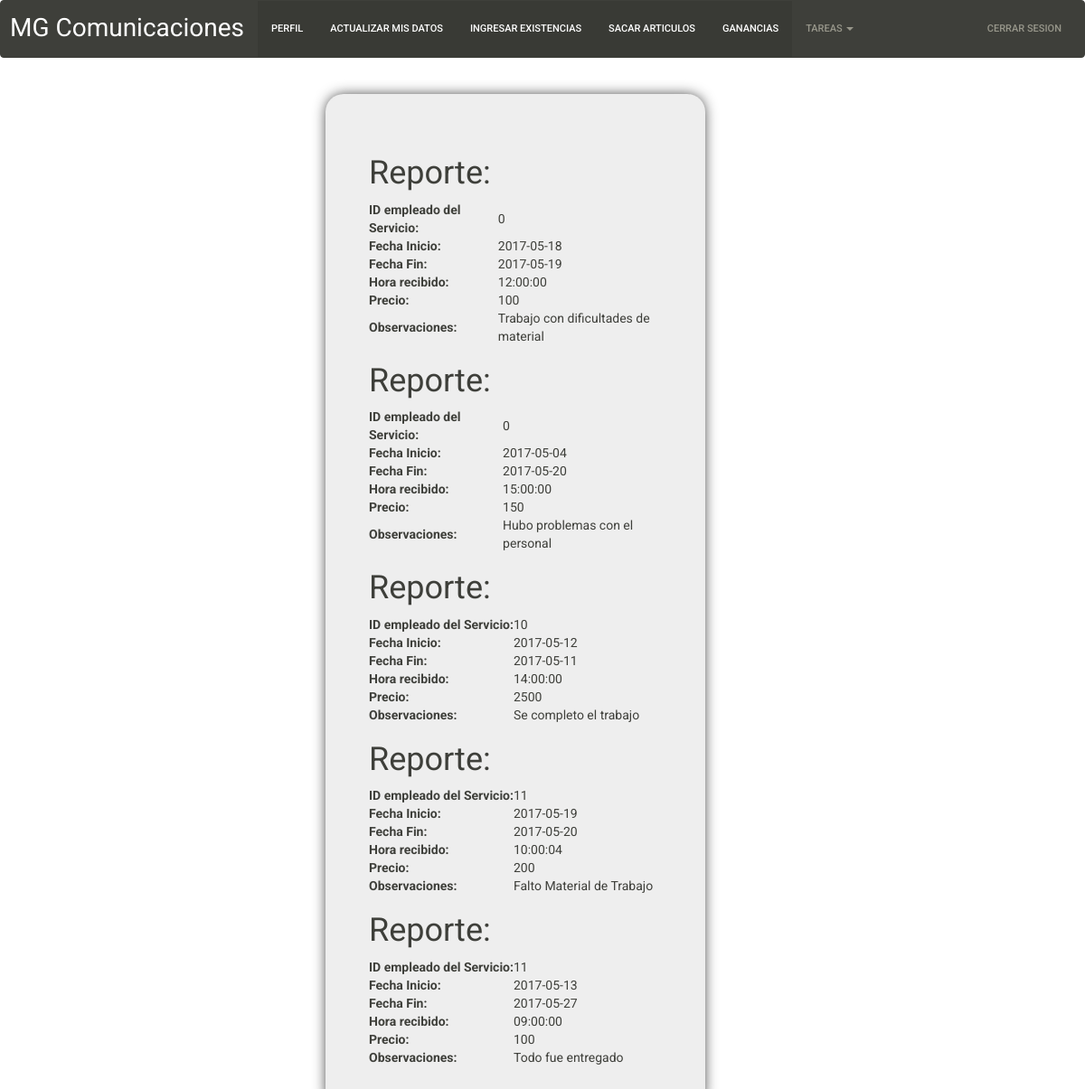
Screenshot of /html/allreportes.php with the database file from the repository.
### tables this page shows
CREATE TABLE IF NOT EXISTS `reporteservicio` (
  `codreporteseservicio` int(5) NOT NULL AUTO_INCREMENT,
  `fechainicio` date NOT NULL,
  `idempleado` int(5) NOT NULL,
  `fechafin` date NOT NULL,
  `horarecibido` time NOT NULL,
  `precioservicio` decimal(30,0) NOT NULL,
  `observaciones` varchar(60) NOT NULL,
  PRIMARY KEY (`codreporteseservicio`)
);

### html/allreportes.php (the view, shortened to what this page needs)
<!DOCTYPE html>
<html lang="es">
<head>
 <link rel="stylesheet" type="text/css" href="../css1/bootstrap.min.css">
    <link rel="stylesheet" type="text/css" href="../css/general.css">
</head>
<body>
<?php
$conecte= new mysqli("localhost","root","","proyecto");
          $consulta = "SELECT fechainicio,fechafin,idempleado,horarecibido,precioservicio,observaciones From reporteservicio";
    $result = $conecte->query($consulta);
    echo '<nav class="navbar navbar-default">
  <div class="container-fluid">
    <div class="navbar-header">
      </button>
      <a class="navbar-brand" href="#">MG Comunicaciones</a>
    </div>
    <div class="collapse navbar-collapse" id="bs-example-navbar-collapse-1">
      <ul class="nav navbar-nav">
        <li class="active"><a href="../php/login.php">PERFIL<span class="sr-only">(current)</span></a></li>
        <li class="active"><a href="../html/ActualizarEmpleado.php">ACTUALIZAR MIS DATOS</a></li>
        <li class="active"><a href="../php/sacar_anadir.php">INGRESAR EXISTENCIAS</a></li>
        <li class="active"><a href="../php/sacar_anadir.php">SACAR ARTICULOS</a></li>
        <li class="active"><a href="../php/repo.php">GANANCIAS</a></li>
        <li class="dropdown">
          <a href="#" class="dropdown-toggle" data-toggle="dropdown" role="button" aria-expanded="false"> Tareas <span class="caret"></span></a>
          <ul class="dropdown-menu" role="menu">
            <li class="active"><a href="../html/Categoria.html">REGISTRAR CATEGORIAS</a></li>
            <li class="active"><a href="../html/Cliente.html">REGISTRAR CLIENTES</a></li>
            <li class="active"><a href="../html/Proveedor.html">REGISTRAR PROVEEDORES</a></li>
            <li class="active"><a href="../html/Articulo.php">REGISTRAR ARTICULOS</a></li>
            <li class="active"><a href="../php/MostrarArticulos.php">MOSTRAR ARTICULOS</a></li>
            <li class="active"><a href="../php/MostrarCategorias.php">MOSTRAR CATEGORIAS</a></li>
            <li class="active"><a href="../php/MostrarClientes.php">MOSTRAR CLIENTES</a></li>
            <li class="active"><a href="../php/MostrarProveedores.php">MOSTRAR PROVEEDORES</a></li>
          </ul>
        </li>
      </ul>
      <ul class="nav navbar-nav navbar-right">
        <li><a href="../php/cerrarsesion.php">CERRAR SESION</a></li>
      </ul>
    </div>
  </div>
</nav>
<br>
<div class="container-fluid">
<div class="row">
<div class="col-sm-5 col-sm-offset-5" style=" -webkit-box-shadow: 0px 0px 15px -2px rgba(33,33,33,1);
-moz-box-shadow: 0px 0px 15px -2px rgba(33,33,33,1);
box-shadow: 0px 0px 15px -2px rgba(33,33,33,1); padding:4%; margin:0 auto; border-radius:20px; background:#eeeeee; margin-left:30%;">';
     if($result->num_rows >0){
         while($fila = $result->fetch_assoc()){
    echo "<section id='info'>";
     echo "<h1>Reporte:</h1>";
     echo "<table class='shidori'>";
    echo "<tr>";
     echo "<th id='name'>ID empleado del Servicio:</th>";
     echo "<td>".$fila['idempleado']."</td>";
     echo "</tr>";
     echo "<tr>";
     echo "<tr>";
     echo "<th id='name'>Fecha Inicio:</th>";
     echo "<td>".$fila['fechainicio']."</td>";
     echo "</tr>";
     echo "<tr>";
     echo "<th id='name'>Fecha Fin:</th>";
     echo "<td>".$fila['fechafin']."</td>";
     echo "</tr>";
     echo "<tr>";
     echo "<th id='name'>Hora recibido:</th>";
     echo "<td>".$fila['horarecibido']."</td>";
     echo "</tr>";
     echo "<tr>";
     echo "<th id='name'>Precio:</th>";
     echo "<td>".$fila['precioservicio']."</td>";
     echo "</tr>";
    echo "<tr>";
     echo "<th id='name'>Observaciones:</th>";
     echo "<td>".$fila['observaciones']."</td>";
     echo "</tr>";
     echo "</table>";
     echo "</section> ";
             }
    }else {
        echo "no hay reportes";
    }
?>
</body>
</html>

### css/general.css (style rules this page uses)
.navbar-brand { font-size: 2em; }
.active { font-size: 5em; }

### rows the page displays
reporteservicio: idempleado "0", fechainicio "2017-05-18", fechafin "2017-05-19", horarecibido "12:00:00", precioservicio "100", observaciones "Trabajo con dificultades de material"
reporteservicio: idempleado "0", fechainicio "2017-05-04", fechafin "2017-05-20", horarecibido "15:00:00", precioservicio "150", observaciones "Hubo problemas con el personal"
reporteservicio: idempleado "10", fechainicio "2017-05-12", fechafin "2017-05-11", horarecibido "14:00:00", precioservicio "2500", observaciones "Se completo el trabajo"
reporteservicio: idempleado "11", fechainicio "2017-05-19", fechafin "2017-05-20", horarecibido "10:00:04", precioservicio "200", observaciones "Falto Material de Trabajo"
reporteservicio: idempleado "11", fechainicio "2017-05-13", fechafin "2017-05-27", horarecibido "09:00:00", precioservicio "100", observaciones "Todo fue entregado"
